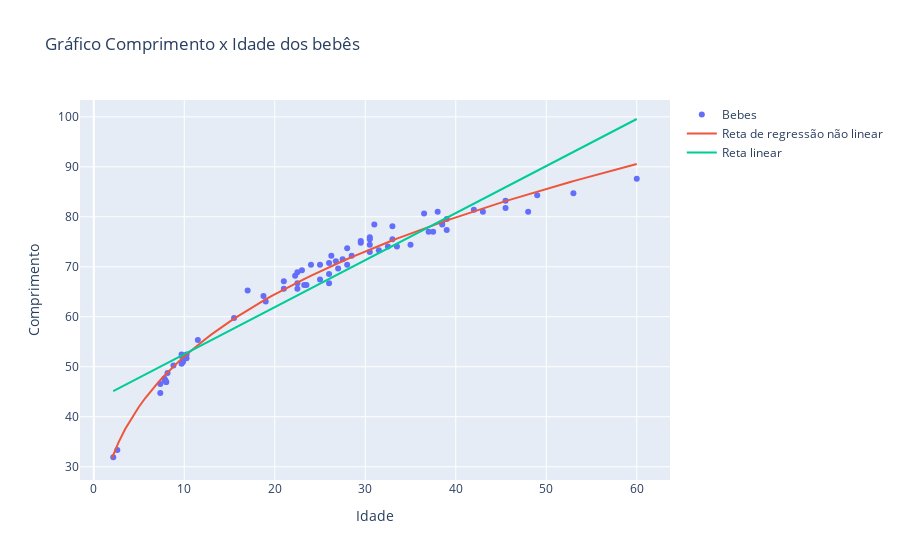

The notebook cell this image was saved under:
### Code cell
#Cria a reta de regressão das dispersões
from scipy.optimize import curve_fit
from scipy import stats


# Cria a curva não linear
def func(x, a, b):
    return a * np.power(x, b)

popt, pcov = curve_fit(func, bebes.idade, bebes.comprimento)

x_fit = np.linspace(2, 60, 80)
y_fit = func(x_fit, * popt)

# Calcular a equação da reta linear
slope, intercept, r_value, p_value, std_err = stats.linregress(x=bebes.idade, y=bebes.comprimento)
y_linear = intercept+slope*bebes.idade

import plotly.graph_objs as go

fig = go.Figure()
fig.add_trace(go.Scatter(x=bebes.idade, y=bebes.comprimento, mode='markers', name='Bebes'))
fig.add_trace(go.Scatter(x=x_fit, y=y_fit, mode='lines', name='Reta de regressão não linear'))
fig.add_trace(go.Scatter(x=bebes.idade, y=y_linear, mode='lines', name='Reta linear'))

fig.update_layout(
    title='Gráfico Comprimento x Idade dos bebês',
    xaxis_title='Idade',
    yaxis_title='Comprimento',
)

fig.show()
